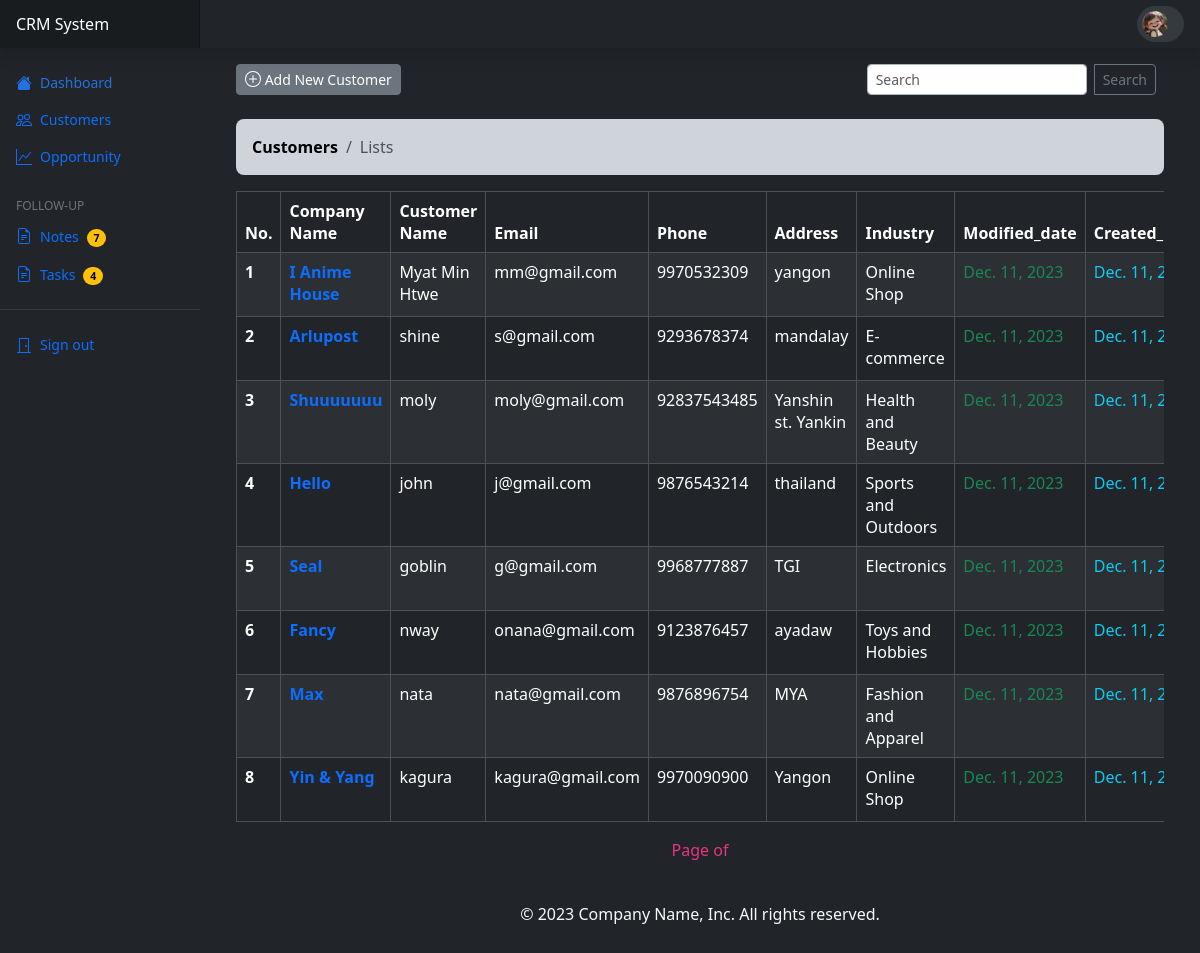
The page /search_by-customer-list on the database its author committed.
### crms_app/models.py (models this page shows, shortened)
class CustomerModel(models.Model):
    com_name = models.CharField(max_length=100)
    cs_name = models.CharField(max_length=100)
    email = models.EmailField()
    phone = models.IntegerField()
    address = models.TextField()
    industry = models.CharField(max_length=150)
    note = models.TextField(blank=True,null=True)
    modified_date = models.DateField(default=timezone.now,blank=True)
    created_date = models.DateField(default=timezone.now)

### crms_app/views.py (the view)
# urls.py: path('search_by-customer-list', views.search_by, name="cs_search"),
def search_by(request):
    search = request.GET.get('search')
    if search:
        customers = CustomerModel.objects.filter(
            Q(com_name__icontains=search) |
            Q(cs_name__icontains=search)
        )
        notes = NoteModel.objects.all()
        tasks = TaskModel.objects.all()
        return render(request, 'crms/index.html',{'customers':customers,'notes':notes,'tasks':tasks,'cls':customers})
    else:
        notes = NoteModel.objects.all()
        tasks = TaskModel.objects.all()
        customers = CustomerModel.objects.all().order_by('-created_date')
        return render(request, 'crms/index.html',{'customers':customers,'notes':notes,'tasks':tasks})

### templates/crms/index.html (shortened to what this page needs)
{% extends 'base.html' %}
{% load static %}
{% block content %}
<link rel="stylesheet" href="https://cdn.jsdelivr.net/npm/bootstrap-icons@1.11.2/font/bootstrap-icons.min.css">
<div class="container" style="min-height: 100vh;">
  <form action="{% url 'cs_search' %}">
  <div class="d-flex justify-content-between flex-wrap flex-md-nowrap align-items-center pt-3 pb-2 mb-3 cslink">
    <a href="{% url 'add_customer' %}" class="btn btn-sm btn-secondary">
      <svg class="bi"><use xlink:href="#plus-circle" /></svg>
      Add New Customer
    </a>
    <div class="btn-toolbar mb-2 mb-md-0 d-none d-md-inline">
      <div class="btn-group me-2">
          <input class="form-control form-control-sm me-2 focus-ring focus-ring-dark border-dark-subtle" type="search" name="search"
          placeholder="Search" aria-label="Search">
          <button type="submit" class="btn btn-sm btn-outline-secondary">Search</button>
      </div>
    </div>
  </div>
</form>
    <div class="csbox">
      <nav aria-label="breadcrumb">
        <ol class="breadcrumb breadcrumb-chevron p-3 bg-dark-subtle rounded-3">
          <li class="breadcrumb-item">
            <a class="link-body-emphasis fw-semibold text-decoration-none" href="{% url 'crms' %}">Customers</a>
          </li>
          <li class="breadcrumb-item active" aria-current="page">
            Lists
          </li>
        </ol>
      </nav>
    </div>
      <div class="overflow-x-auto cstable">
        <table class="table table-dark table-bordered table-striped table-hover">
          <thead class="table-dark">
            <tr>
              <th scope="col">No.</th>
              <th scope="col">Company Name</th>
              <th scope="col">Customer Name</th>
              <th scope="col">Email</th>
              <th scope="col">Phone</th>
              <th scope="col">Address</th>
              <th scope="col">Industry</th>
              <th scope="col">Modified_date</th>
              <th scope="col">Created_date</th>
            </tr>
          </thead>
          <tbody>
            {% for customer in customers %}
            <tr>
              <th scope="row">{{forloop.counter}}</th>
              <th class="text-primary">{{customer.com_name}}</th>
              <td>{{customer.cs_name}}</td>
              <td>{{customer.email}}</td>
              <td>{{customer.phone}}</td>
              <td>{{customer.address}}</td>
              <td>{{customer.industry}}</td>
              <td class="text-success">{{customer.modified_date}}</td>
              <td class="text-info">{{customer.created_date}}</td>
            </tr>
            {% endfor %}
          </tbody>
        </table>
      </div>
      <div class="pagination d-flex justify-content-between" style="color: rgb(232, 51, 130);">
            {% if cls %}
            <div class="d-none">
              <span class="current">
                Page {{ customers.number }} of {{ customers.paginator.num_pages }}
              </span>
            </div>
            {% else %}
            <div>
              <span class="current">
                Page {{ customers.number }} of {{ customers.paginator.num_pages }}
              </span>
            </div>
            {% endif %}
    </div>
</div>
{% endblock %}

### crms/static/css/main.css (style rules this page uses)
.bi { vertical-align: -.125em; fill: currentColor; }

### crms/static/css/dashboard.css (style rules this page uses)
.bi { display: inline-block; width: 1rem; height: 1rem; }

### rows shown on the page
CustomerModel: com_name "I Anime House", cs_name "Myat Min Htwe", email "mm@gmail.com", phone "9970532309", address "yangon", industry "Online Shop", modified_date "Dec. 11, 2023", created_date "Dec. 11,…"
CustomerModel: com_name "Arlupost", cs_name "shine", email "s@gmail.com", phone "9293678374", address "mandalay", industry "E-commerce", modified_date "Dec. 11, 2023", created_date "Dec. 11,…"
CustomerModel: com_name "Shuuuuuuu", cs_name "moly", email "moly@gmail.com", phone "92837543485", address "Yanshin st. Yankin", industry "Health and Beauty", modified_date "Dec. 11, 2023", created_date "Dec. 11,…"
CustomerModel: com_name "Hello", cs_name "john", email "j@gmail.com", phone "9876543214", address "thailand", industry "Sports and Outdoors", modified_date "Dec. 11, 2023", created_date "Dec. 11,…"
CustomerModel: com_name "Seal", cs_name "goblin", email "g@gmail.com", phone "9968777887", address "TGI", industry "Electronics", modified_date "Dec. 11, 2023", created_date "Dec. 11,…"
CustomerModel: com_name "Fancy", cs_name "nway", email "onana@gmail.com", phone "9123876457", address "ayadaw", industry "Toys and Hobbies", modified_date "Dec. 11, 2023", created_date "Dec. 11,…"
CustomerModel: com_name "Max", cs_name "nata", email "nata@gmail.com", phone "9876896754", address "MYA", industry "Fashion and Apparel", modified_date "Dec. 11, 2023", created_date "Dec. 11,…"
CustomerModel: com_name "Yin & Yang", cs_name "kagura", email "kagura@gmail.com", phone "9970090900", address "Yangon", industry "Online Shop", modified_date "Dec. 11, 2023", created_date "Dec. 11,…"

### other values the page prints
{{ notes|length }} "7"
{{ tasks|length }} "4"
